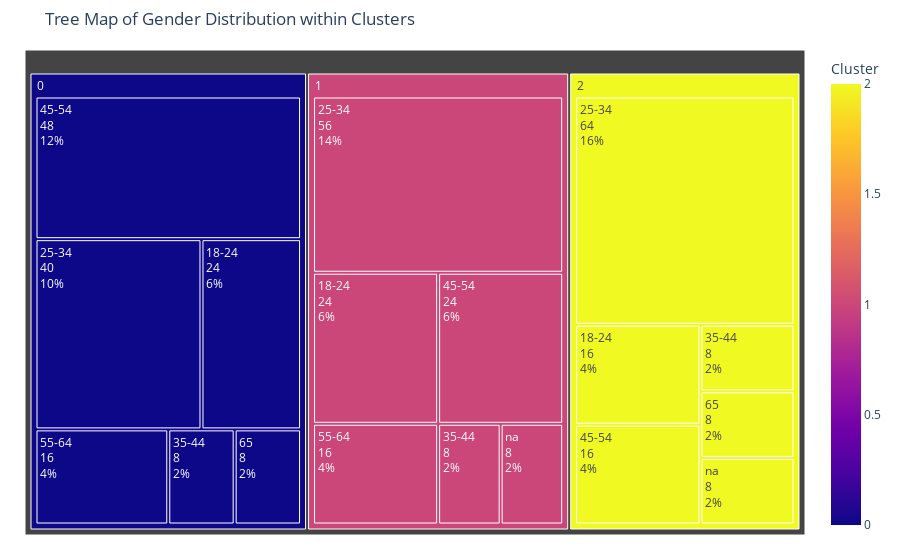

Notebook code cell kept with this figure:
### Code cell
import plotly.express as px

# Example data setup (you may need to adjust based on your actual data structure)
tree_data = df_umap.groupby(['Cluster', 'age']).size().reset_index(name='count')

# Create the tree map
fig = px.treemap(tree_data, path=['Cluster', 'age'], values='count', color='Cluster', hover_data={'count': True, 'Cluster': True, 'age': True})

# Update traces to include labels for each segment
fig.update_traces(
    textinfo="label+value+percent entry",  # Customize the label display here
    hoverinfo="label+value+percent entry"  # Ensure hover info includes label and value
)

# Update layout for title and margins
fig.update_layout(
    title='Tree Map of Gender Distribution within Clusters',
    margin=dict(t=50, l=25, r=25, b=25)  # Adjust margins as needed
)

# Show the figure
fig.show()

### Figure 1 — Plotly figure (JSON) as saved in the notebook; plotly's stock layout.template omitted (floating-point values rounded to 4 significant figures)
{"data": [{"branchvalues": "total", "customdata": [[24, 0, "18-24"], [24, 1, "18-24"], [16, 2, "18-24"], [40, 0, "25-34"], [56, 1, "25-34"], [64, 2, "25-34"], [8, 0, "35-44"], [8, 1, "35-44"], [8, 2, "35-44"], [48, 0, "45-54"], [24, 1, "45-54"], [16, 2, "45-54"], [16, 0, "55-64"], [16, 1, "55-64"], [8, 0, "65"], [8, 2, "65"], [8, 1, "na"], [8, 2, "na"], [144, 0, "(?)"], [136, 1, "(?)"], [120, 2, "(?)"]], "domain": {"x": [0, 1], "y": [0, 1]}, "hoverinfo": "label+value+percent entry", "hovertemplate": "labels=%{label}<br>count=%{customdata[0]}<br>parent=%{parent}<br>id=%{id}<br>Cluster=%{color}<br>age=%{customdata[2]}<extra></extra>", "ids": ["0/18-24", "1/18-24", "2/18-24", "0/25-34", "1/25-34", "2/25-34", "0/35-44", "1/35-44", "2/35-44", "0/45-54", "1/45-54", "2/45-54", "0/55-64", "1/55-64", "0/65", "2/65", "1/na", "2/na", "0", "1", "2"], "labels": ["18-24", "18-24", "18-24", "25-34", "25-34", "25-34", "35-44", "35-44", "35-44", "45-54", "45-54", "45-54", "55-64", "55-64", "65", "65", "na", "na", "0", "1", "2"], "marker": {"coloraxis": "coloraxis", "colors": [0, 1, 2, 0, 1, 2, 0, 1, 2, 0, 1, 2, 0, 1, 0, 2, 1, 2, 0, 1, 2]}, "name": "", "parents": ["0", "1", "2", "0", "1", "2", "0", "1", "2", "0", "1", "2", "0", "1", "0", "2", "1", "2", "", "", ""], "textinfo": "label+value+percent entry", "type": "treemap", "values": [24, 24, 16, 40, 56, 64, 8, 8, 8, 48, 24, 16, 16, 16, 8, 8, 8, 8, 144, 136, 120]}], "layout": {"coloraxis": {"colorbar": {"title": {"text": "Cluster"}}, "colorscale": [[0, "#0d0887"], [0.1111, "#46039f"], [0.2222, "#7201a8"], [0.3333, "#9c179e"], [0.4444, "#bd3786"], [0.5556, "#d8576b"], [0.6667, "#ed7953"], [0.7778, "#fb9f3a"], [0.8889, "#fdca26"], [1, "#f0f921"]]}, "legend": {"tracegroupgap": 0}, "margin": {"b": 25, "l": 25, "r": 25, "t": 50}, "title": {"text": "Tree Map of Gender Distribution within Clusters"}}}
